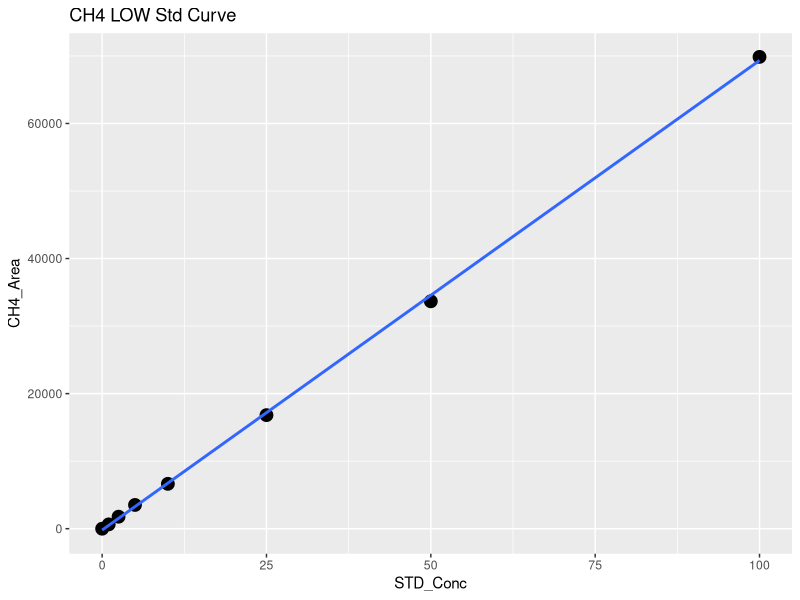
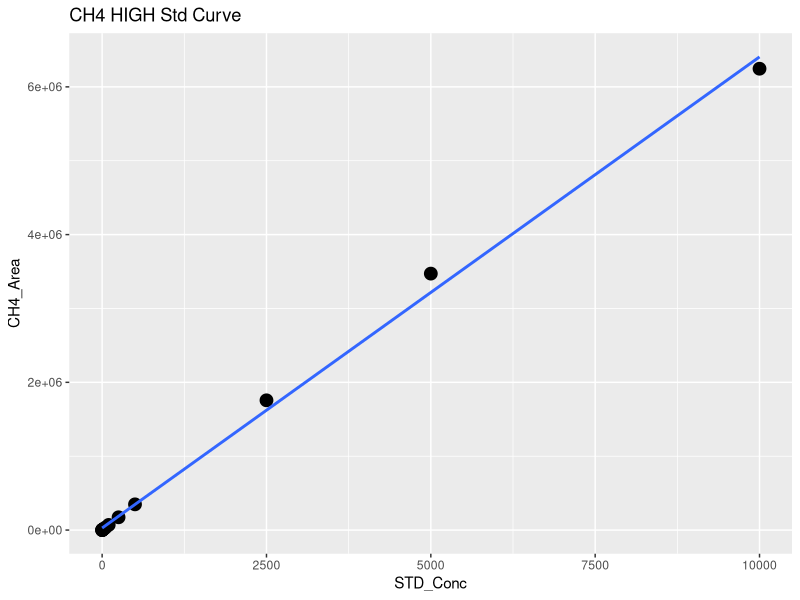
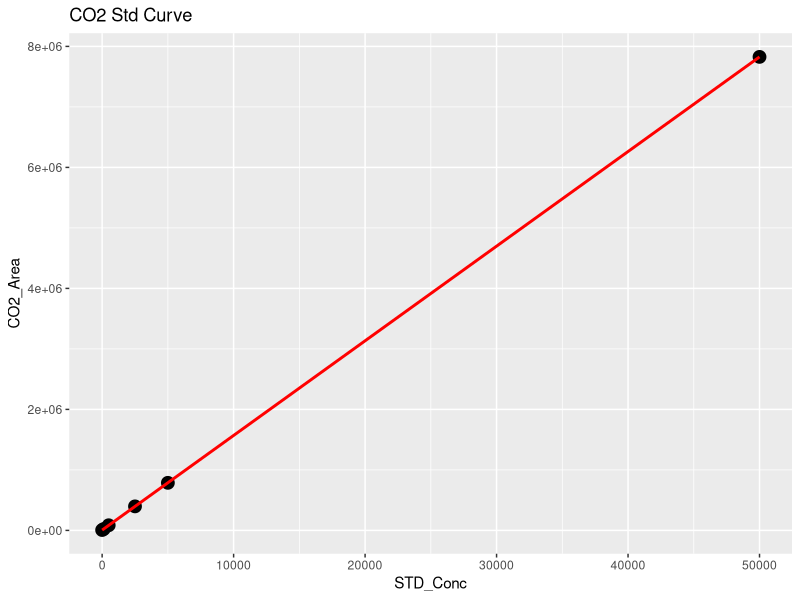
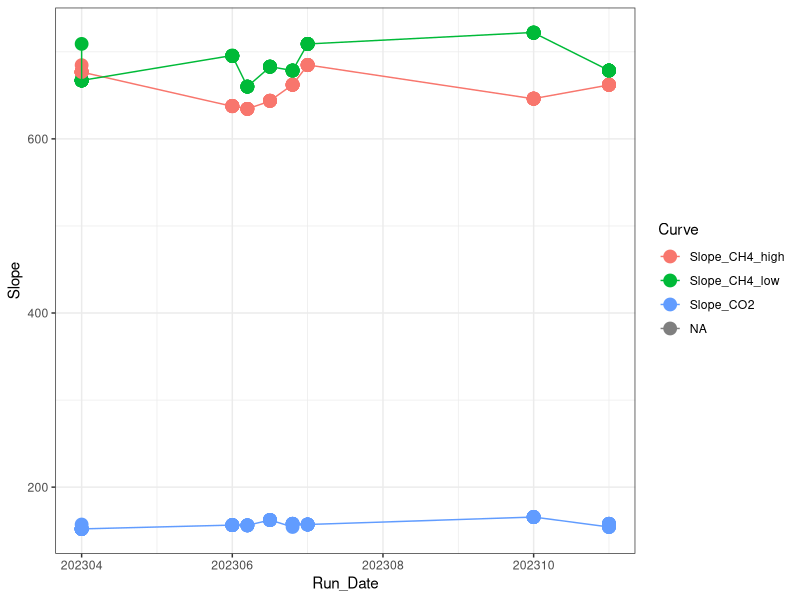

Here is the R script that generated these plots, in order: (Note: this script raises an error after producing the figures.)
## ---- chunk 1
library(dplyr)
library(ggplot2)
library(ggpubr)
library(stringr)
library(readxl)
## ---- chunk 2
#Read in  Data 
raw <- read.csv("2023 Raw Data/TEMPEST_TGW_202306_T0-1.csv")
head(raw)

#pull out methane standards
stds_ch4 <-  raw %>%  
  filter(str_detect(Sample_Type, "STD_CH4"))
#head(stds_ch4)

#split into high curve and low curve for CH4
stds_ch4_low <- stds_ch4  %>%  
  filter(!STD_Conc > 100)

#Low curve for CH4
CH4_Low <- ggplot(stds_ch4_low, aes(STD_Conc, CH4_Area)) + geom_point(size=4) + 
  geom_smooth(method = "lm", se = FALSE) + labs(title="CH4 LOW Std Curve")
CH4_Low

CH4_Low_lm <- lm(stds_ch4_low$CH4_Area ~ stds_ch4_low$STD_Conc)
summary(CH4_Low_lm)
cf <- coef(CH4_Low_lm)

#create data frame with 1 rows and 0 columns
Slope_CH4_low <- data.frame(matrix(ncol = 0, nrow = 1))
Slope_CH4_low$Curve <- "Slope_CH4_low"
Slope_CH4_low$R2 <- summary(CH4_Low_lm)$adj.r.squared
Slope_CH4_low$Slope <- cf[2]
Slope_CH4_low$Intercept <- cf[1]
#head(Slope_CH4_low)

#High curve for CH4
CH4_High <- ggplot(stds_ch4, aes(STD_Conc, CH4_Area)) + geom_point(size=4) + 
  geom_smooth(method = "lm", se = FALSE) + labs(title="CH4 HIGH Std Curve")
CH4_High

stds_ch4_lm <- lm(stds_ch4$CH4_Area ~ stds_ch4$STD_Conc)
summary(stds_ch4_lm)
cf <- coef(stds_ch4_lm)

#create data frame with 1 rows and 0 columns
Slope_CH4_high <- data.frame(matrix(ncol = 0, nrow = 1))
Slope_CH4_high$Curve <- "Slope_CH4_high"
Slope_CH4_high$R2 <- summary(stds_ch4_lm)$adj.r.squared
Slope_CH4_high$Slope <- cf[2]
Slope_CH4_high$Intercept <- cf[1]
#head(Slope_CH4_high)

#pull out co2 standards
stds_co2 <-  raw %>%  
  filter(str_detect(Sample_Type, "STD_CO2"))
#head(stds_co2)

#CO2 Curve
CO2_stds <- ggplot(stds_co2, aes(STD_Conc, CO2_Area)) + geom_point(size=4) + 
  geom_smooth(method = "lm", se = FALSE, color="red") + labs(title="CO2 Std Curve")
CO2_stds

stds_co2_lm <- lm(stds_co2$CO2_Area ~ stds_co2$STD_Conc)
summary(stds_co2_lm)
cf <- coef(stds_co2_lm)

#create data frame with 1 rows and 0 columns
Slope_CO2 <- data.frame(matrix(ncol = 0, nrow = 1))
Slope_CO2$Curve <- "Slope_CO2"
Slope_CO2$R2 <- summary(stds_co2_lm)$adj.r.squared
Slope_CO2$Slope <- cf[2]
Slope_CO2$Intercept <- cf[1]
#head(Slope_CO2)

#pull all the slopes together into one dataframe 
Slopes <- rbind(Slope_CH4_low, Slope_CH4_high, Slope_CO2)
#head(Slopes)

Slopes$Run_Date <- c(202306, 202306, 202306)

log <- read.csv("2023 Raw Data/COMPASS_TEMPEST_Varian_TGAS_QAQC_2023.csv")
head(log)
log <- log[ ,-c(1)]
log <- rbind(log, Slopes)

Slopes_chk <- ggplot(log, aes(Run_Date, Slope, col=Curve)) + geom_point(size=4) + geom_line() + theme_bw()
Slopes_chk

write.csv(log, "2023 Raw Data/COMPASS_TEMPEST_Varian_TGAS_QAQC_2023.csv")
## ---- chunk 3
#head(raw)

#pull out methane standards
Samples <-  raw %>%  
  filter(!str_detect(Sample_Type, "STD_CH4")) %>%  
  filter(!str_detect(Sample_Type, "STD_CO2")) %>%  
  filter(!str_detect(Sample_Type, "Blank")) %>%  
  filter(!str_detect(Sample_Type, "Chk_STD")) %>%  
   filter(!str_detect(Sample_Type, "CHKSTD")) %>%
  filter(!str_detect(Sample_Type, "CHK_STD")) %>%
  filter(!str_detect(Sample_Type, "NA"))
#head(Samples)

#Now flag any areas that are above the 100ppm area for CH4
Samples$CH4_Curve <- ifelse(Samples$CH4_Area >71000, "High", "Low")
#head(Samples)

#Calculate CH4 concentrations in ppm
Samples$CH4_Conc_ppm <- ifelse(Samples$CH4_Area >71000, (Samples$CH4_Area-Slope_CH4_high$Intercept)/Slope_CH4_high$Slope,                                       (Samples$CH4_Area-Slope_CH4_low$Intercept)/Slope_CH4_low$Slope )

#Calculate CO2 concentrations in ppm 
Samples$CO2_Conc_ppm <- ((Samples$CO2_Area-Slope_CO2$Intercept)/Slope_CO2$Slope) 

#head(Samples)

##########make flags for any dilutions needed 
#highest CH4 standard = 10000
#highest CO2 standard = 50000

Samples$CH4_Flag <- ifelse(Samples$CH4_Conc_ppm >10000, "Needs Dilution", "Within Range")
Samples$CO2_Flag <- ifelse(Samples$CO2_Conc_ppm >50000, "Needs Dilution", "Within Range")
#head(Samples)

## ---- chunk 4

chks <-  raw %>%  
  filter(!str_detect(Sample_Type, "STD_CH4")) %>%  
  filter(!str_detect(Sample_Type, "STD_CO2")) %>%  
  filter(!str_detect(Sample_Type, "Blank")) %>%  
  filter(!str_detect(Sample_Type, "Unknown")) %>%  
  filter(!str_detect(Sample_Type, "NA"))
#head(chks)

#Calculate CH4 concentrations in ppm
chks$CH4_Conc_ppm <- ifelse(chks$CH4_Area >71000, 
                      (chks$CH4_Area-Slope_CH4_high$Intercept)/Slope_CH4_high$Slope,                                       (chks$CH4_Area-Slope_CH4_low$Intercept)/Slope_CH4_low$Slope )

#Calculate CO2 concentrations in ppm 
chks$CO2_Conc_ppm <- ((chks$CO2_Area-Slope_CO2$Intercept)/Slope_CO2$Slope)



#change this if check standard concentrations are different 
level_ch4 <- 5      #ppm
level_co2 <- 1000   #ppm

#calculate percent difference of check standards 
chks$Ch4_diff <- ((chks$CH4_Conc_ppm - level_ch4)/((chks$CH4_Conc_ppm + level_ch4)/2)) * 100
chks$CH4_diff_flag <-  ifelse(chks$Ch4_diff <10, 'YES', 'NO, rerun')

chks$CO2_diff <- ((chks$CO2_Conc_ppm - level_co2)/((chks$CO2_Conc_ppm + level_co2)/2)) * 100
chks$CO2_diff_flag <-  ifelse(chks$CO2_diff <10, 'YES', 'NO, rerun')

#now plot the Ch4 concentrations and the CO2 concentrations vs. the expected concentration 
#then also make the color the percent difference between the expected and observed concentration 

ch4_chk <-  ggplot(data = chks, aes(x = Sample_ID, y = CH4_Conc_ppm, fill=CH4_diff_flag)) +
       geom_bar(stat = 'identity') + 
        scale_fill_manual(values=c("darkgrey","darkgreen" ))+
        theme_classic() + labs(x= " ", y="Percent Difference  (%)", title="Check Stds: CH4") + 
        theme(legend.position="bottom") +  geom_hline(yintercept=level_ch4, linetype="dashed", 
                color = "black", size=1)


co2_chk <-  ggplot(data = chks, aes(x = Sample_ID, y = CO2_Conc_ppm, fill=CO2_diff_flag)) +
       geom_bar(stat = 'identity') + 
        scale_fill_manual(values=c("darkgreen", "darkgrey"))+
        theme_classic() + labs(x= " ", y="Percent Difference  (%)", title="Check Stds: CO2") + 
        theme(legend.position="bottom") +  geom_hline(yintercept=level_co2, linetype="dashed", 
                color = "black", size=1)

ggarrange(ch4_chk, co2_chk, nrow=1, ncol=2)


## ---- chunk 5

#multiply the concentration by the dilution factor
Samples$CH4_Conc_ppm_dilcorr <- (Samples$CH4_Conc_ppm * Samples$Dilution_Factor)

Samples$CO2_Conc_ppm_dilcorr <- (Samples$CO2_Conc_ppm * Samples$Dilution_Factor)

#check results
#head(Samples)

#quick first look at the samples 
ch4_samples <-  ggplot(data = Samples, aes(x = Sample_ID, y = CH4_Conc_ppm, fill=CH4_Flag)) +
       geom_bar(stat = 'identity') + 
        scale_fill_manual(values=c("red", "darkgreen"))+
        theme_classic() + labs(x= " ", y="CH4 (ppm)", title="CH4: Green = Within Range") + 
        theme(legend.position="none") 


co2_samples <-  ggplot(data = Samples, aes(x = Sample_ID, y = CO2_Conc_ppm, fill=CO2_Flag)) +
       geom_bar(stat = 'identity') + 
        scale_fill_manual(values=c("red", "darkgreen"))+
        theme_classic() + labs(x= " ", y="CO2 (ppm)", title="CO2: Green = Within Range") + 
        theme(legend.position="none") 

ggarrange(ch4_samples, co2_samples, nrow=1, ncol=2)


## ---- chunk 6

# Convert ppm CH4 to total umol CH4 in the sample headspace
# use Ideal Gas Law:  
#   hdsp umol CH4 = ppm CH4*(PV/RT) 
#      P = 1 (pressure in atm)
#      R = 0.082 (gas constant)
#      V = 0.015 (gas syringe volume in L)
#      T = "TempC" column value in Kelvin (equilibration temperature)

#set the volume used for the sample
volume = 0.02  #in Liters (samples are 20mL so 0.02mL )
TempC <-  25 #I am assuming 25C not sure how we want to handle this
IdealGas <- 0.08206

#Calculate CH4 concentrations in ppm
Samples$CH4_Conc_umol <- ifelse(Samples$G_W == "W",
                    ((Samples$CH4_Conc_ppm_dilcorr*((1*volume)/(0.08206*(TempC+273.15))))/(volume)),
                    (Samples$CH4_Conc_ppm_dilcorr*((1*volume)/(0.08206*(TempC+273.15)))))
Samples$CO2_Conc_umol <- ifelse(Samples$G_W == "W",
                    ((Samples$CO2_Conc_ppm_dilcorr*((1*volume)/(0.08206*(TempC+273.15))))/(volume)),
                    (Samples$CO2_Conc_ppm_dilcorr*((1*volume)/(0.08206*(TempC+273.15)))))

Samples$CH4_Conc_nmol <- Samples$CH4_Conc_umol * 1000
Samples$CO2_Conc_nmol <- Samples$CO2_Conc_umol * 1000

#quick first look at the samples 
ch4_samples1 <-  ggplot(data = Samples, aes(x = Sample_ID, y = CH4_Conc_nmol, fill=G_W)) +
       geom_bar(stat = 'identity') + 
        scale_fill_manual(values=c("purple","darkgrey", "darkblue"))+
        theme_classic() + labs(x= " ", y="CH4 (uM)", title="CH4: Blue = PW Sample") + 
        theme(legend.position="none") 


co2_samples1 <-  ggplot(data = Samples, aes(x = Sample_ID, y = CO2_Conc_nmol, fill=G_W)) +
       geom_bar(stat = 'identity') + 
        scale_fill_manual(values=c("purple","darkgrey", "darkblue"))+
        theme_classic() + labs(x= " ", y="CO2 (uM)", title="CO2: Blue = PW Sample") + 
        theme(legend.position="none") 

ggarrange(ch4_samples1, co2_samples1, nrow=1, ncol=2)

## ---- chunk 7

#check results
#head(Samples)

#pull out what we need 
Samples1 <- Samples[ ,c(1:3,6:18,22, 27:30)]
#head(Samples1)

write.csv(Samples1, "2023 Processed Data/COMPASS_TEMPEST_TGW_202306_T0-1_Processed.csv")

